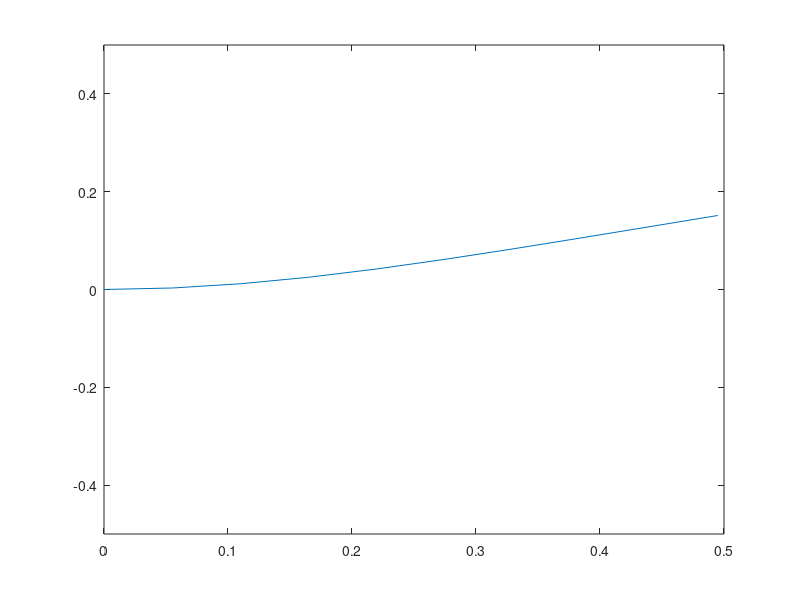
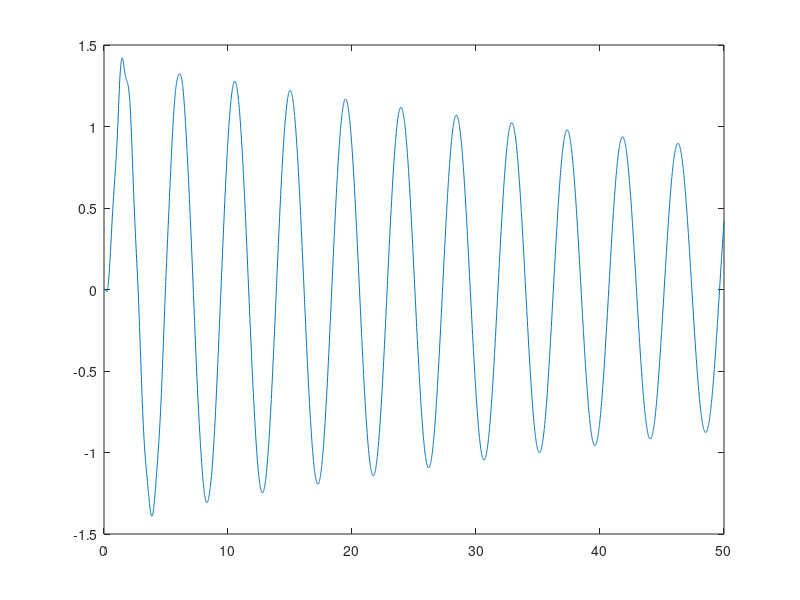

These charts were generated, in order, by the following MATLAB code:
function beam
L = 0.5;
n = 10;
h = L/(n-1);
E = 0.1;
Is = 1;
nu = 2*n;
M = zeros(nu,nu);
K = zeros(nu,nu);

rho = 100;
Ap = 0.1;
y = linspace(0,L,n);
         
u = zeros(nu-2,1);
uOld = zeros(nu-2,1);
uOld2 = zeros(nu-2,1);

a = 4818;
g = 729 * h;
c = 1482;
d = -321 * h;
e = 172 * h * h;
f = -73 * h * h;
Me = rho*Ap*h/12600*[a, g, c, d; g, e, -d, f; c, -d, a, -g; d, f, -g, e];
Ke = E*Is/h^3*[12 6*h -12 6*h; 6*h 4*h^2 -6*h 2*h^2; -12 -6*h 12 -6*h; 6*h 2*h^2 -6*h 4*h^2];
Fe = h/2*[1,h/6,1,-h/6]';
k = 1:4;
l = 1:4;
for i = 1:n-1
    M((i-1)*2 + k, (i-1)*2 + l) = M((i-1)*2 + k, (i-1)*2 + l) + Me(k,l);
    K((i-1)*2 + k, (i-1)*2 + l) = K((i-1)*2 + k, (i-1)*2 + l) + Ke(k,l);
end
I = 3:nu;
M = M(I,I);
K = K(I,I);
alfa = 0;
beta = 0;
B = alfa*M + beta*K;
dt = 0.01;
Ai = inv(M/dt^2 + B/dt + K);

t = 0;
figure
J = 1:2:nu-2;
tisk = plot(y,[0;u(J)]);
axis([0 0.5 -0.5 0.5]);
iter = fix(50/dt);
tt = zeros(iter,2);
for op = 1:iter
    F = zeros(nu,1);
    if(t < 1)
        q0 = 5;
    else
        q0 = 0;
    end
    for i = 1:n-1
        F((i-1)*2 + k) = F((i-1)*2 + k) + q0*Fe(k);
    end
    F = F(I);
    u = Ai*(M*(2*uOld - uOld2)/dt^2 + B*uOld/dt + F);
    uOld2 = uOld;
    uOld = u;
    t = t + dt;
    tt(op,:) = [t,u(end)];
    w = [0;u(J)];
    set(tisk,'Ydata',w);
    dh = zeros(n,1);
    for i = 2:n
        dh(i) = h - sqrt(max(h^2 - (w(i)-w(i-1))^2,0));
    end
    x = y-dh';
    set(tisk,'Xdata',x);
    
    sum = 0;
    for i = 2:n
        sum = sum + sqrt((y(i)-y(i-1))^2 + (x(i)-x(i-1))^2);
    end
    sum
    drawnow;
end

figure
plot(tt(:,1),tt(:,2));

% axis equal;
